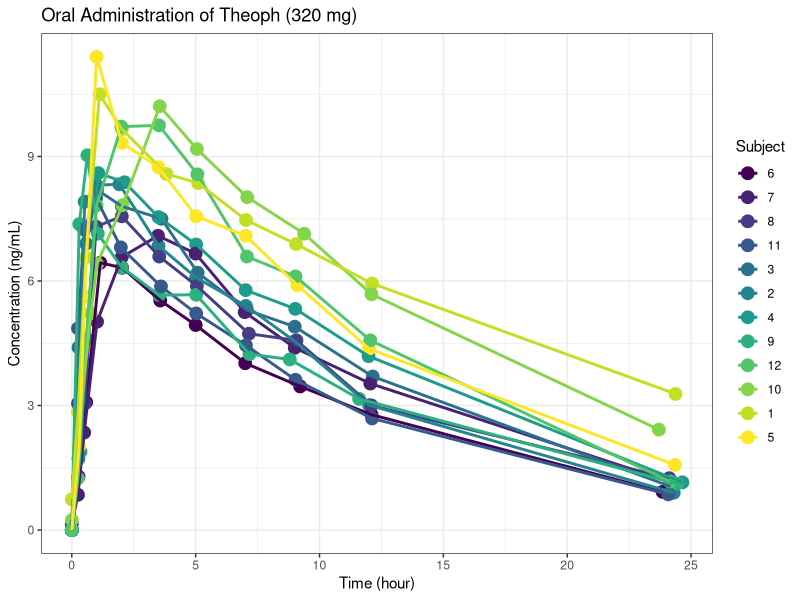

Generate this figure with R:
## ---- chunk 1
library(ggplot2)
library(dplyr)
## ---- chunk 2
knitr::kable(head(Theoph, n=10), caption = 'Theoph 자료의 첫 10개 관찰값',
      row.names = FALSE, booktabs = TRUE)
## ---- chunk 3
ggplot(Theoph, aes(Time, conc, group = Subject, color = Subject)) +
  geom_point(size = 4) + 
  geom_line(size = 1) +
  theme_bw() +
  labs(title = 'Oral Administration of Theoph (320 mg)',
       x = 'Time (hour)', y = 'Concentration (ng/mL)')
## ---- chunk 4
Backbone <- ggplot(Theoph %>% 
                     mutate(Subject = as.numeric(Subject)), 
                   aes(Time, conc, group = Subject, colour = Wt)) +
  geom_line() +
  geom_point() 

Individual <- Backbone + facet_wrap(~ Subject) + scale_y_log10()
groupLinear <- Backbone
groupLog <- groupLinear + scale_y_log10()
